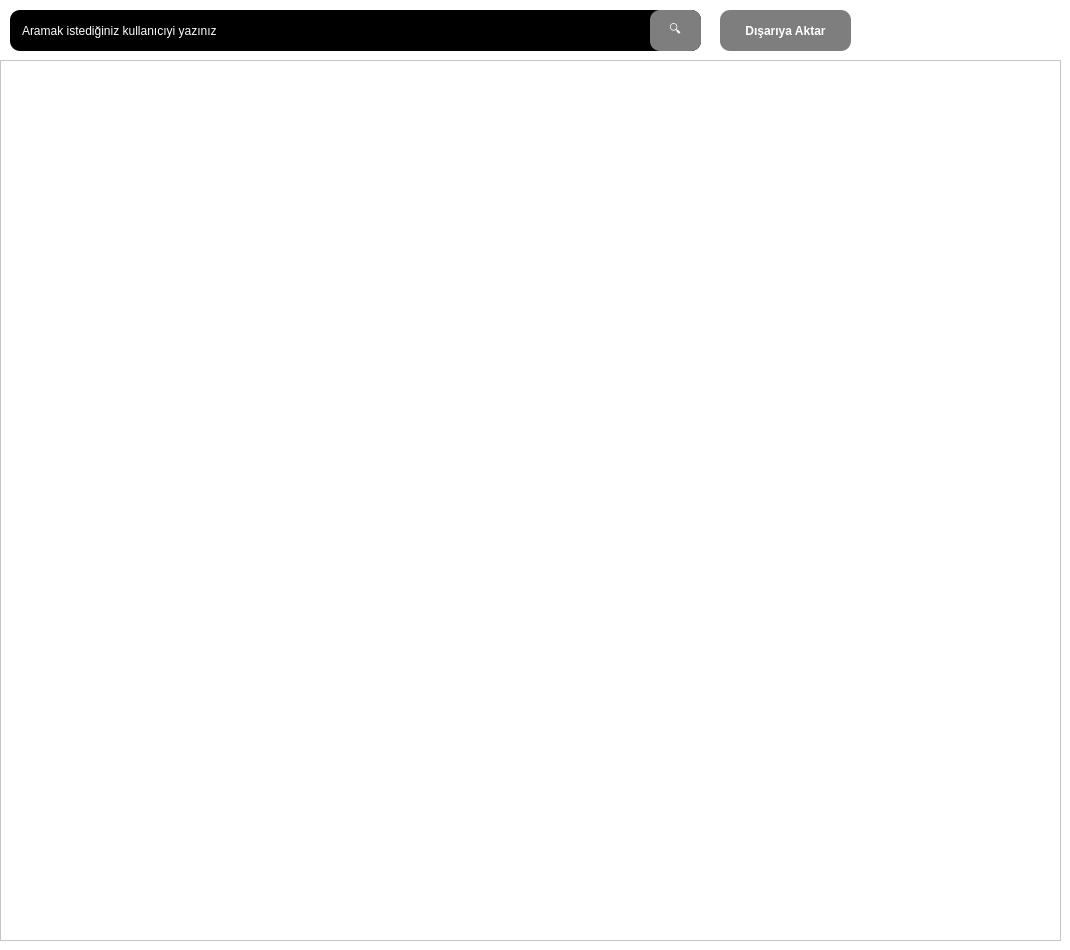
      <widget class="QWidget" name="tab_9">
       <property name="styleSheet">
        <string notr="true">background:white;</string>
       </property>
       <attribute name="title">
        <string>Tüm Personeller</string>
       </attribute>
       <widget class="QTableView" name="tableView">
        <property name="geometry">
         <rect>
          <x>0</x>
          <y>60</y>
          <width>1061</width>
          <height>881</height>
         </rect>
        </property>
        <property name="font">
         <font>
          <family>Verdana</family>
          <pointsize>7</pointsize>
          <weight>50</weight>
          <bold>false</bold>
         </font>
        </property>
        <property name="contextMenuPolicy">
         <enum>Qt::NoContextMenu</enum>
        </property>
        <property name="styleSheet">
         <string notr="true">#tableView{
background:white;
}
</string>
        </property>
        <property name="cornerButtonEnabled">
         <bool>true</bool>
        </property>
        <attribute name="horizontalHeaderDefaultSectionSize">
         <number>120</number>
        </attribute>
       </widget>
       <widget class="QPushButton" name="pushButton_3">
        <property name="geometry">
         <rect>
          <x>720</x>
          <y>10</y>
          <width>131</width>
          <height>41</height>
         </rect>
        </property>
        <property name="font">
         <font>
          <pointsize>9</pointsize>
          <weight>75</weight>
          <bold>true</bold>
         </font>
        </property>
        <property name="styleSheet">
         <string notr="true">color:white;
border-radius:10px;
background-color: rgb(126, 126, 126);</string>
        </property>
        <property name="text">
         <string>Dışarıya Aktar</string>
        </property>
       </widget>
       <widget class="QGroupBox" name="groupBox">
        <property name="geometry">
         <rect>
          <x>10</x>
          <y>10</y>
          <width>691</width>
          <height>41</height>
         </rect>
        </property>
        <property name="styleSheet">
         <string notr="true">border-radius:10px;
background:black;</string>
        </property>
        <property name="title">
         <string/>
        </property>
        <widget class="QLineEdit" name="lineEdit">
         <property name="geometry">
          <rect>
           <x>10</x>
           <y>10</y>
           <width>291</width>
           <height>21</height>
          </rect>
         </property>
         <property name="styleSheet">
          <string notr="true">border-radius:20px;
background:black;
color:white;</string>
         </property>
         <property name="text">
          <string>Aramak istediğiniz kullanıcıyi yazınız</string>
         </property>
        </widget>
        <widget class="QPushButton" name="btn_search">
         <property name="geometry">
          <rect>
           <x>640</x>
           <y>0</y>
           <width>51</width>
           <height>41</height>
          </rect>
         </property>
         <property name="styleSheet">
          <string notr="true">color:white;
border-radius:10px;
background-color: rgb(126, 126, 126);</string>
         </property>
         <property name="text">
          <string>🔍</string>
         </property>
        </widget>
       </widget>
      </widget>
